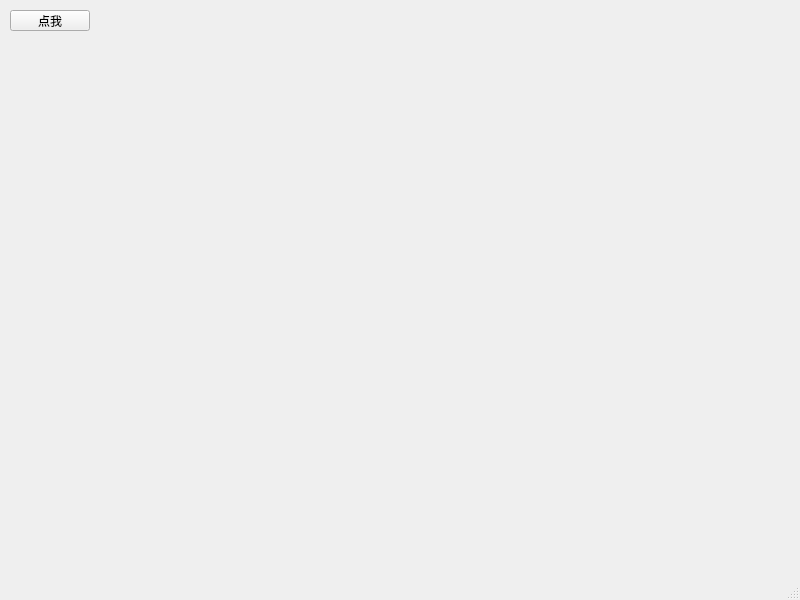
<?xml version="1.0" encoding="UTF-8"?>
<ui version="4.0">
 <class>MainWindow</class>
 <widget class="QMainWindow" name="MainWindow">
  <property name="geometry">
   <rect>
    <x>0</x>
    <y>0</y>
    <width>800</width>
    <height>600</height>
   </rect>
  </property>
  <property name="windowTitle">
   <string>MainWindow</string>
  </property>
  <widget class="QWidget" name="centralwidget">
   <widget class="QPushButton" name="pushButton">
    <property name="geometry">
     <rect>
      <x>10</x>
      <y>10</y>
      <width>80</width>
      <height>21</height>
     </rect>
    </property>
    <property name="text">
     <string>点我</string>
    </property>
   </widget>
  </widget>
  <widget class="QMenuBar" name="menubar">
   <property name="geometry">
    <rect>
     <x>0</x>
     <y>0</y>
     <width>800</width>
     <height>19</height>
    </rect>
   </property>
  </widget>
  <widget class="QStatusBar" name="statusbar"/>
 </widget>
 <resources/>
 <connections/>
</ui>
